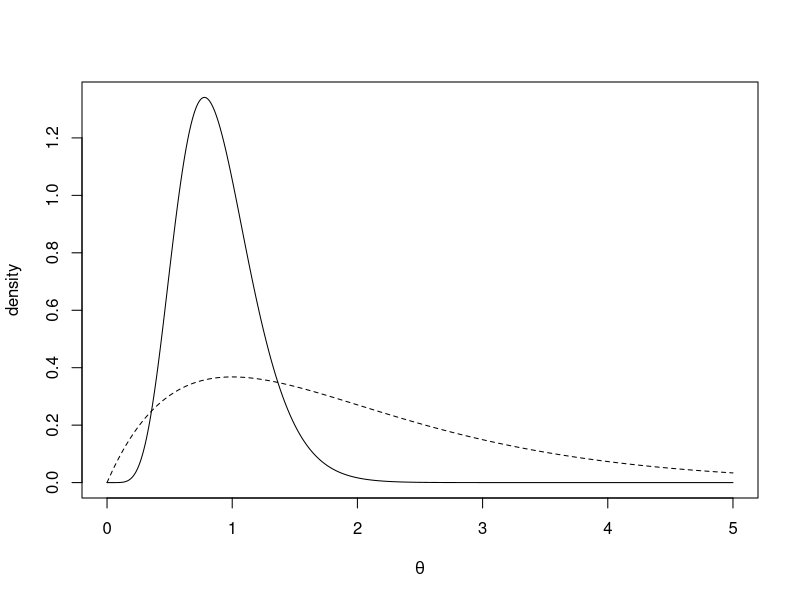
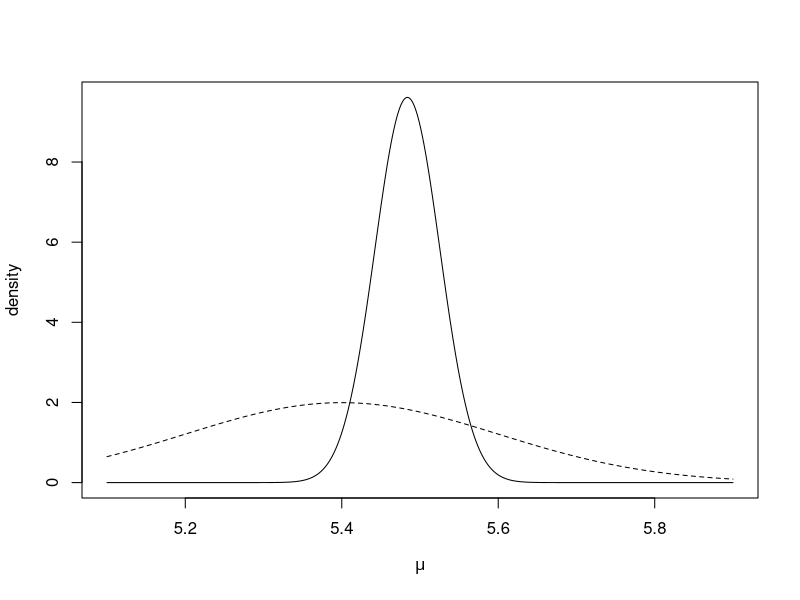
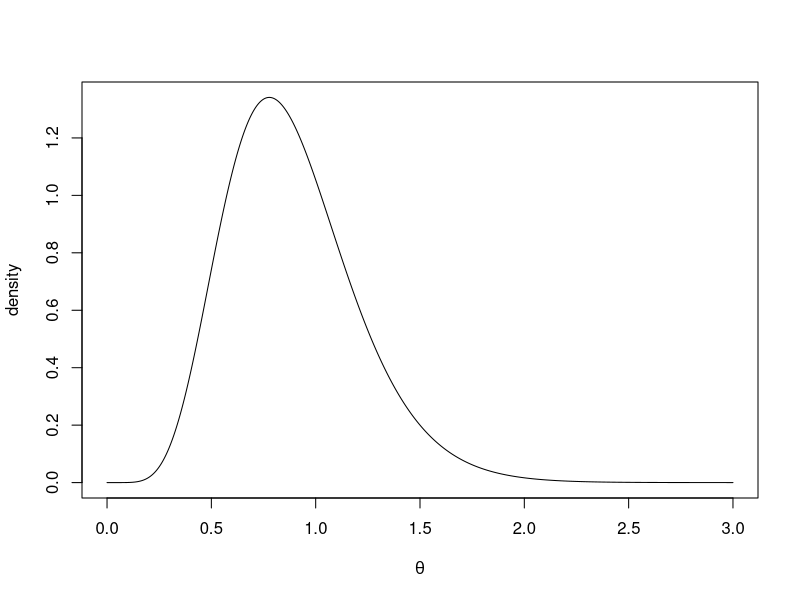

The R script that drew these images, in order: (Note: this script raises an error after producing the figures.)
# Fig 1.1
theta=seq(0,5,len=1000)
plot(theta,dgamma(theta,8,9),type="l",xlab=expression(theta),ylab="density")
lines(theta,dgamma(theta,2,1),lty=2)

# Fig 1.2
mu=seq(5.1,5.9,len=1000)
plot(mu,dnorm(mu,5.4839,0.0415),type="l",xlab=expression(mu),ylab="density")
lines(mu,dnorm(mu,5.4,0.2),lty=2)

# Fig 1.11
theta=seq(0,3,len=1000)
plot(theta,dgamma(theta,8,9),type="l",xlab=expression(theta),ylab="density")

hdiBeta(0.95,8,9)
